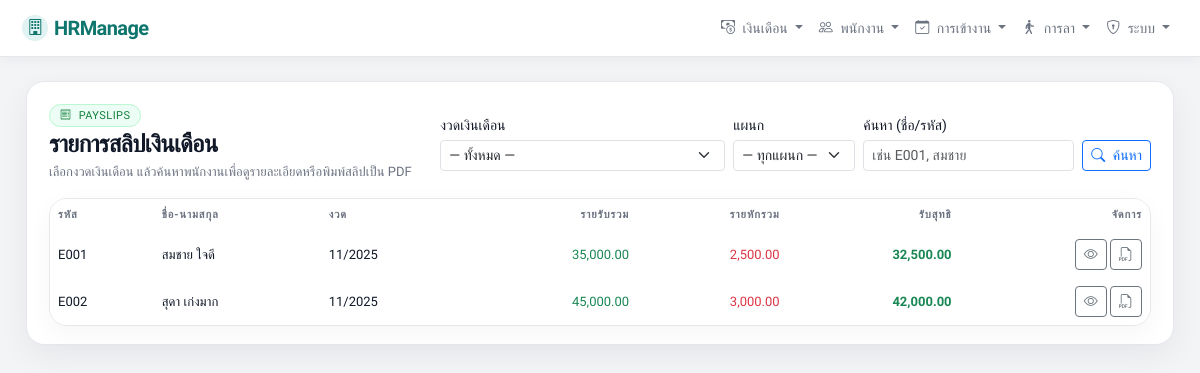
The app's page /hr/hr/payslips/ (signed in) with its own data.
### app_hr/models.py (models this page shows, shortened)
class Payslip(models.Model):
    employee = models.ForeignKey(Employee, on_delete=models.CASCADE, related_name='payslips')
    period = models.ForeignKey(PayrollPeriod, on_delete=models.CASCADE, related_name='payslips')
    gross_income = models.DecimalField(max_digits=12, decimal_places=2, default=0, verbose_name="รายรับรวม")
    total_deduction = models.DecimalField(max_digits=12, decimal_places=2, default=0, verbose_name="รายหักรวม")
    net_income = models.DecimalField(max_digits=12, decimal_places=2, default=0, verbose_name="รับสุทธิ")
    generated_at = models.DateTimeField(auto_now_add=True)
    class Meta:
        unique_together = ('employee', 'period')

class Employee(models.Model):
    STATUS_CHOICES = (
        ('active', 'ทำงานอยู่'),
        ('inactive', 'ออกแล้ว'),
    )
    user = models.OneToOneField(
        User,
        on_delete=models.SET_NULL,
        null=True,
        blank=True,
        related_name='employee_profile',
        verbose_name="เชื่อมกับ User (สำหรับให้ล็อกอินดูสลิป)"
    )
    address = models.TextField(
        blank=True,
        null=True,
        verbose_name="ที่อยู่ติดต่อ"
    )
    phone_number = models.CharField(
        max_length=20,
        blank=True,
        null=True,
        verbose_name="เบอร์โทรศัพท์"
    )
    code = models.CharField(max_length=50, unique=True, verbose_name="รหัสพนักงาน")
    first_name = models.CharField(max_length=100, verbose_name="ชื่อ")
    last_name = models.CharField(max_length=100, verbose_name="นามสกุล")
    position = models.CharField(max_length=100, blank=True, null=True, verbose_name="ตำแหน่ง")
    department = models.CharField(max_length=100, blank=True, null=True, verbose_name="แผนก")
    hire_date = models.DateField(blank=True, null=True, verbose_name="วันที่เริ่มงาน")
    status = models.CharField(max_length=20, choices=STATUS_CHOICES, default='active')
    base_salary = models.DecimalField(
        max_digits=10,
        decimal_places=2,
        default=0,
        verbose_name="ฐานเงินเดือน / เดือน"
    )
    bank_name = models.CharField(max_length=100, blank=True, null=True, verbose_name="ธนาคาร")
    bank_account_no = models.CharField(max_length=50, blank=True, null=True, verbose_name="เลขบัญชี")
    citizen_id = models.CharField(max_length=20, blank=True, null=True, verbose_name="เลขบัตรประชาชน")

class PayrollPeriod(models.Model):
    month = models.IntegerField()   # 1-12
    year = models.IntegerField()
    start_date = models.DateField()
    end_date = models.DateField()
    is_closed = models.BooleanField(default=False, verbose_name="ปิดรอบแล้วหรือไม่")
    created_at = models.DateTimeField(auto_now_add=True)
    created_by = models.ForeignKey(
        User,
        on_delete=models.SET_NULL,
        null=True,
        blank=True,
        related_name='created_payroll_periods'
    )
    class Meta:
        unique_together = ('month', 'year')
        ordering = ['-year', '-month']

### app_hr/views.py (the view)
# urls.py: path('hr/payslips/', views.payslip_list_view, name='payslip_list'),
@hr_required
def payslip_list_view(request):
    period_id = request.GET.get('period')
    q = request.GET.get('q', '').strip()
    dept = request.GET.get('dept', '').strip()
    payslips = Payslip.objects.select_related('employee', 'period').all()
    periods = PayrollPeriod.objects.all().order_by('-year', '-month')
    from .models import Employee  # กันไว้ถ้ายังไม่ได้ import ด้านบน
    departments = (
        Employee.objects
        .exclude(department__isnull=True)
        .exclude(department__exact='')
        .values_list('department', flat=True)
        .distinct()
        .order_by('department')
    )
    if period_id:
        payslips = payslips.filter(period_id=period_id)
    if dept:
        payslips = payslips.filter(employee__department=dept)
    if q:
        payslips = payslips.filter(
            Q(employee__first_name__icontains=q) |
            Q(employee__last_name__icontains=q) |
            Q(employee__code__icontains=q)
        )
    payslips = payslips.order_by('employee__code')
    context = {
        'payslips': payslips,
        'periods': periods,
        'selected_period_id': period_id,
        'q': q,
        'departments': departments,
        'selected_dept': dept,
    }
    return render(request, 'app_hr/payslip_list.html', context)

### app_hr/views.py (called while the page is built)
def hr_required(view_func):
    decorated_view_func = login_required(
        user_passes_test(
            lambda u: u.is_staff or u.is_superuser,
        )(view_func)
    )
    return decorated_view_func

### app_hr/templates/app_hr/payslip_list.html (shortened to what this page needs)
{% extends 'app_hr/hr_base.html' %}
{% load humanize %}
{% block content %}
<div class="card-soft mb-3">
  <div class="card-soft-inner">
    <div class="d-flex flex-column flex-md-row justify-content-between gap-3 align-items-md-center mb-3">
      <div>
        <span class="badge-pill pill-success mb-1">
          <i class="bi bi-receipt me-1"></i> Payslips
        </span>
        <div class="page-title mb-0">
          รายการสลิปเงินเดือน
        </div>
        <div class="page-subtitle">
          เลือกงวดเงินเดือน แล้วค้นหาพนักงานเพื่อดูรายละเอียดหรือพิมพ์สลิปเป็น PDF
        </div>
      </div>
      <form method="get" class="d-flex flex-column flex-sm-row gap-2 align-items-sm-end">
        <div>
          <label class="form-label small mb-1">งวดเงินเดือน</label>
          <select name="period" class="form-select form-select-sm">
            <option value="">— ทั้งหมด —</option>
          </select>
        </div>
        <div>
          <label class="form-label small mb-1">แผนก</label>
          <select name="dept" class="form-select form-select-sm">
            <option value="">— ทุกแผนก —</option>
          </select>
        </div>
        <div>
          <label class="form-label small mb-1">ค้นหา (ชื่อ/รหัส)</label>
          <input type="text" name="q" value="{{ q }}" class="form-control form-control-sm" placeholder="เช่น E001, สมชาย">
        </div>
        <div class="d-flex gap-2 flex-wrap">
          <button class="btn btn-sm btn-outline-primary" type="submit">
            <i class="bi bi-search me-1"></i> ค้นหา
          </button>
        </div>
      </form>
    </div>
    <div class="table-shell">
      <div class="table-responsive">
        <table class="table table-borderless mb-0 align-middle">
          <thead>
            <tr>
              <th>รหัส</th>
              <th>ชื่อ-นามสกุล</th>
              <th>งวด</th>
              <th class="text-number">รายรับรวม</th>
              <th class="text-number">รายหักรวม</th>
              <th class="text-number">รับสุทธิ</th>
              <th class="text-end">จัดการ</th>
            </tr>
          </thead>
          <tbody>
            {% for p in payslips %}
              <tr>
                <td>{{ p.employee.code }}</td>
                <td>{{ p.employee.first_name }} {{ p.employee.last_name }}</td>
                <td>{{ p.period.month }}/{{ p.period.year }}</td>
                <td class="text-end text-success">
                  {{ p.gross_income|default:0|floatformat:2|intcomma }}
                </td>
                <td class="text-end text-danger">
                  {{ p.total_deduction|default:0|floatformat:2|intcomma }}
                </td>
                <td class="text-end text-success fw-semibold">
                  {{ p.net_income|default:0|floatformat:2|intcomma }}
                </td>
                <td class="text-end">
                  <a class="btn btn-outline-secondary btn-sm"
                    href="{% url 'app_hr:payslip_detail' p.id %}">
                    <i class="bi bi-eye"></i>
                  </a>
                  <a class="btn btn-outline-secondary btn-sm"
                    href="{% url 'app_hr:payslip_pdf' p.id %}">
                    <i class="bi bi-filetype-pdf"></i>
                  </a>
                </td>
              </tr>
            {% empty %}
              <tr>
                <td colspan="7" class="text-center text-muted py-3">
                  ยังไม่มีสลิปเงินเดือนในเงื่อนไขที่เลือก
                </td>
              </tr>
            {% endfor %}
          </tbody>
        </table>
      </div>
    </div>
  </div>
</div>
{% endblock %}

### app_hr/templates/app_hr/hr_base.html (style rules this page uses)
:root { --brand: #0f766e; --brand-soft: #e0f2f1; --bg: #f3f4f6; --card: #ffffff; --border-soft: #e5e7eb; --text-main: #111827; --text-muted: #6b7280; }
* { box-sizing: border-box; }
body { min-height: 100vh; margin: 0; background: var(--bg); color: var(--text-main); font-family: "Prompt", system-ui, -apple-system, BlinkMacSystemFont, "Segoe UI", sans-serif; }
.card-soft { background: var(--card); border-radius: 18px; border: 1px solid var(--border-soft); box-shadow: 0 10px 30px rgba(15, 23, 42, 0.06); }
.card-soft-inner { padding: 18px 18px 16px; }
@media (min-width: 768px) { .card-soft-inner { padding: 20px 22px 18px; } }
.badge-pill { border-radius: 999px; padding: 4px 10px; font-size: 11px; letter-spacing: 0.04em; text-transform: uppercase; }
.pill-success { background: #ecfdf5; color: #15803d; border: 1px solid #bbf7d0; }
.page-title { font-weight: 700; letter-spacing: -0.03em; font-size: clamp(18px, 2.4vw, 24px); margin-bottom: 4px; color: var(--text-main); }
.page-subtitle { color: var(--text-muted); font-size: 13px; }
.table-shell { border-radius: 18px; border: 1px solid var(--border-soft); background: #ffffff; overflow: hidden; box-shadow: 0 8px 26px rgba(15, 23, 42, 0.04); }
.table thead { background: #f9fafb; }
.table thead th { border-bottom-color: var(--border-soft) !important; font-size: 11px; text-transform: uppercase; letter-spacing: 0.08em; color: var(--text-muted); white-space: nowrap; }
.table tbody td { border-color: #f3f4f6; font-size: 13px; color: var(--text-main); vertical-align: middle; }
.text-number { text-align: right; font-feature-settings: "tnum" 1, "lnum" 1; }

### records on screen
Payslip: employee.code "E001", employee.first_name "สมชาย", employee.last_name "ใจดี", period.month "11", period.year "2025", gross_income "35,000.00", total_deduction "2,500.00", net_income "32,500.00"
Payslip: employee.code "E002", employee.first_name "สุดา", employee.last_name "เก่งมาก", period.month "11", period.year "2025", gross_income "45,000.00", total_deduction "3,000.00", net_income "42,000.00"
